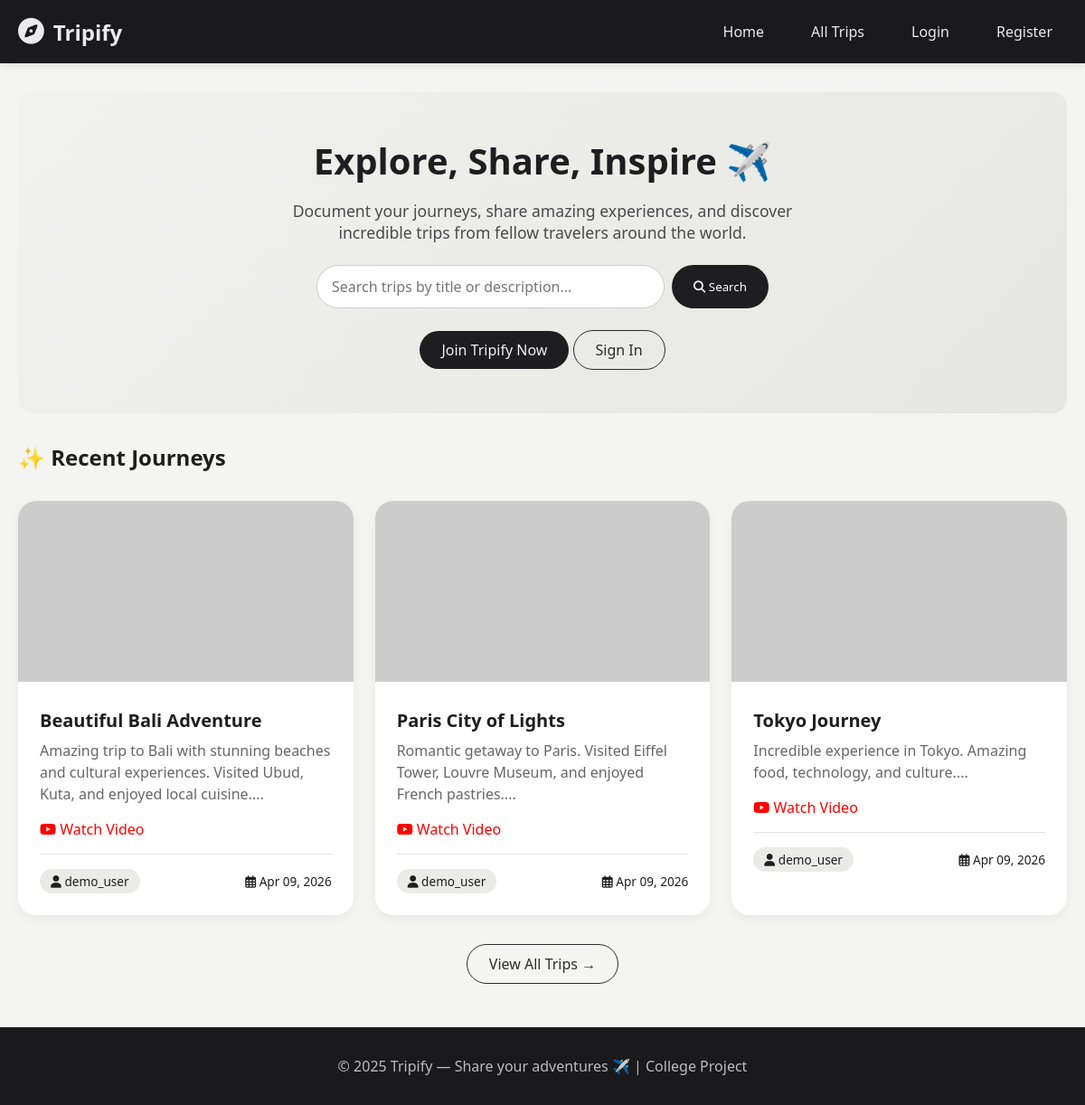
The page / on the database its author committed.
### tables this page shows
CREATE TABLE IF NOT EXISTS trips (
    id INT AUTO_INCREMENT PRIMARY KEY,
    user_id INT NOT NULL,
    title VARCHAR(120) NOT NULL,
    description TEXT NOT NULL,
    image_url TEXT,
    youtube_link TEXT,
    created_at TIMESTAMP DEFAULT CURRENT_TIMESTAMP,
    FOREIGN KEY (user_id) REFERENCES users(id) ON DELETE CASCADE
);

CREATE TABLE IF NOT EXISTS users (
    id INT AUTO_INCREMENT PRIMARY KEY,
    username VARCHAR(50) UNIQUE NOT NULL,
    email VARCHAR(100) UNIQUE NOT NULL,
    password VARCHAR(255) NOT NULL,
    created_at TIMESTAMP DEFAULT CURRENT_TIMESTAMP
);

### config.php (called while the page is built, shortened)
<?php
function isLoggedIn() {
    return isset($_SESSION['user_id']);
}
?>

### index.php (the view, shortened to what this page needs)
<?php
require_once 'config.php';
$search = isset($_GET['search']) ? trim($_GET['search']) : '';
if (!empty($search)) {
    $stmt = $pdo->prepare("SELECT trips.*, users.username FROM trips JOIN users ON trips.user_id = users.id WHERE trips.title LIKE ? OR trips.description LIKE ? ORDER BY trips.created_at DESC LIMIT 6");
    $search_param = "%$search%";
    $stmt->execute([$search_param, $search_param]);
    $trips = $stmt->fetchAll();
} else {
    $trips = $pdo->query("SELECT trips.*, users.username FROM trips JOIN users ON trips.user_id = users.id ORDER BY trips.created_at DESC")->fetchAll();
}
?>
<!DOCTYPE html>
<html lang="en">
<head>
    <link rel="stylesheet" href="https://cdnjs.cloudflare.com/ajax/libs/font-awesome/6.4.0/css/all.min.css">
    <link rel="stylesheet" href="style.css">
</head>
<body>
    <nav class="navbar">
        <div class="navbar-container">
            <a href="index.php" class="navbar-brand">
                <i class="fas fa-compass"></i>
                <span>Tripify</span>
            </a>
            <div class="nav-menu">
                <a href="index.php" class="nav-link">Home</a>
                <a href="trips.php" class="nav-link">All Trips</a>
                <?php if (isLoggedIn()): ?>
                    <a href="create_trip.php" class="nav-link">+ Post Trip</a>
                    <div class="user-greeting">
                        <i class="fas fa-user-circle"></i>
                        <span><?php echo htmlspecialchars($_SESSION['username']); ?></span>
                    </div>
                    <a href="logout.php" class="btn-logout">Logout</a>
                <?php else: ?>
                    <a href="login.php" class="nav-link">Login</a>
                    <a href="register.php" class="nav-link">Register</a>
                <?php endif; ?>
            </div>
        </div>
    </nav>
    <div class="container">
        <div class="hero-section">
            <h1>Explore, Share, Inspire ✈️</h1>
            <p>Document your journeys, share amazing experiences, and discover incredible trips from fellow travelers around the world.</p>
            <div class="search-bar">
                <form method="GET" action="index.php">
                    <input type="text" name="search" placeholder="Search trips by title or description..." value="<?php echo htmlspecialchars($search); ?>">
                    <button type="submit"><i class="fas fa-search"></i> Search</button>
                </form>
            </div>
            <?php if (!isLoggedIn()): ?>
                <div style="margin-top: 1.5rem;">
                    <a href="register.php" class="btn btn-primary">Join Tripify Now</a>
                    <a href="login.php" class="btn btn-outline">Sign In</a>
                </div>
            <?php else: ?>
                <div style="margin-top: 1.5rem;">
                    <a href="create_trip.php" class="btn btn-primary">Share Your Trip</a>
                </div>
            <?php endif; ?>
        </div>
        <h2 style="margin-bottom: 1rem;">✨ <?php echo $search ? 'Search Results' : 'Recent Journeys'; ?></h2>
        <div class="trips-grid">
            <?php
            $displayTrips = $search ? $trips : array_slice($trips, 0, 3);
            if (count($displayTrips) > 0):
                foreach ($displayTrips as $trip):
            ?>
                <div class="card">
                    <?php
                    $image_path = $trip['image_url'];
                    $image_exists = false;
                    if ($image_path && file_exists($image_path)) {
                        $image_exists = true;
                    } elseif ($image_path && filter_var($image_path, FILTER_VALIDATE_URL)) {
                        $image_exists = true;
                    }
                    ?>
                    <?php if ($image_exists): ?>
                        <img src="<?php echo htmlspecialchars($trip['image_url']); ?>" class="card-image" alt="Trip image" onerror="this.src='https://placehold.co/600x400/eaeae8/1e1e20?text=No+Image'">
                    <?php else: ?>
                        <div class="card-image" style="display: flex; align-items: center; justify-content: center; background: #eaeae8;">
                            <i class="fas fa-image" style="font-size: 3rem; color: #999;"></i>
                        </div>
                    <?php endif; ?>
                    <div class="card-content">
                        <h3 class="card-title"><?php echo htmlspecialchars($trip['title']); ?></h3>
                        <p class="card-description"><?php echo htmlspecialchars(substr($trip['description'], 0, 120)); ?>...</p>
                        <?php if ($trip['youtube_link']): ?>
                            <a href="<?php echo htmlspecialchars($trip['youtube_link']); ?>" target="_blank" style="color: #ff0000; text-decoration: none;">
                                <i class="fab fa-youtube"></i> Watch Video
                            </a>
                        <?php endif; ?>
                        <div class="card-meta">
                            <span class="user-badge">
                                <i class="fas fa-user"></i> <?php echo htmlspecialchars($trip['username']); ?>
                            </span>
                            <span><i class="far fa-calendar-alt"></i> <?php echo date('M d, Y', strtotime($trip['created_at'])); ?></span>
                        </div>
                    </div>
                </div>
            <?php
                endforeach;
            endif; ?>
        </div>
        <?php if (!$search && count($trips) > 3): ?>
            <div style="text-align: center; margin-top: 2rem;">
                <a href="trips.php" class="btn btn-outline">View All Trips →</a>
            </div>
        <?php endif; ?>
    </div>
    <footer class="footer">
        <p>© 2025 Tripify — Share your adventures ✈️ | College Project</p>
    </footer>
</body>
</html>

### style.css (style rules this page uses)
* { margin: 0; padding: 0; box-sizing: border-box; font-family: 'Segoe UI', Tahoma, Geneva, Verdana, sans-serif; }
body { background: #f4f4f2; color: #1e1e1e; }
.navbar { background-color: #1a1a1c; padding: 1rem 0; position: sticky; top: 0; z-index: 1000; box-shadow: 0 2px 10px rgba(0,0,0,0.1); }
.navbar-container { max-width: 1200px; margin: 0 auto; padding: 0 20px; display: flex; justify-content: space-between; align-items: center; }
.navbar-brand { color: #eaeaea; font-size: 1.5rem; font-weight: 600; text-decoration: none; display: flex; align-items: center; gap: 10px; }
.navbar-brand i { font-size: 1.8rem; }
.nav-menu { display: flex; gap: 20px; align-items: center; }
.nav-link { color: #eaeaea; text-decoration: none; padding: 8px 16px; border-radius: 8px; transition: all 0.3s; }
.container { max-width: 1200px; margin: 0 auto; padding: 0 20px; min-height: calc(100vh - 200px); }
.hero-section { background: linear-gradient(135deg, #f1f1ef 0%, #e6e6e2 100%); border-radius: 1rem; padding: 3rem; margin: 2rem 0; text-align: center; }
.hero-section h1 { font-size: 2.5rem; margin-bottom: 1rem; color: #1e1e20; }
.hero-section p { font-size: 1.1rem; color: #4a4a4a; max-width: 600px; margin: 0 auto 1.5rem; }
.btn { padding: 10px 24px; border-radius: 2rem; border: none; cursor: pointer; font-size: 1rem; text-decoration: none; display: inline-block; transition: all 0.3s; }
.btn-primary { background-color: #1e1e20; color: #f0f0f0; }
.btn-outline { border: 1px solid #2c2c2e; color: #2c2c2e; background: transparent; }
.trips-grid { display: grid; grid-template-columns: repeat(auto-fill, minmax(350px, 1fr)); gap: 1.5rem; margin-top: 2rem; }
.card { background: white; border-radius: 1.25rem; overflow: hidden; box-shadow: 0 4px 12px rgba(0, 0, 0, 0.05); transition: transform 0.2s, box-shadow 0.2s; }
.card-image { width: 100%; height: 200px; object-fit: cover; background: #f0f0ed; }
.card-content { padding: 1.5rem; }
.card-title { font-size: 1.25rem; font-weight: 600; margin-bottom: 0.5rem; color: #1e1e20; }
.card-description { color: #666; line-height: 1.5; margin-bottom: 1rem; }
.card-meta { display: flex; justify-content: space-between; align-items: center; margin-top: 1rem; padding-top: 1rem; border-top: 1px solid #e2e2e0; font-size: 0.85rem; }
.user-badge { background: #eaeae8; padding: 4px 12px; border-radius: 20px; color: #1e1e20; }
.footer { background-color: #1a1a1c; color: #bcbcbc; text-align: center; padding: 2rem; margin-top: 3rem; }

### index.php (style rules this page uses)
.search-bar { max-width: 500px; margin: 1rem auto 0; }
.search-bar form { display: flex; gap: 0.5rem; }
.search-bar input { flex: 1; padding: 12px 16px; border: 1px solid #cdcdca; border-radius: 2rem; font-size: 1rem; }
.search-bar button { padding: 12px 24px; background: #1e1e20; color: white; border: none; border-radius: 2rem; cursor: pointer; }

### rows shown on the page
trips: title "Beautiful Bali Adventure", description "Amazing trip to Bali with stunning beaches and cultural experiences. Visited Ubud, Kuta, and enjoyed local cuisine.", user.username "demo_user", created_at "Apr 09, 2026"
trips: title "Paris City of Lights", description "Romantic getaway to Paris. Visited Eiffel Tower, Louvre Museum, and enjoyed French pastries.", user.username "demo_user", created_at "Apr 09, 2026"
trips: title "Tokyo Journey", description "Incredible experience in Tokyo. Amazing food, technology, and culture.", user.username "demo_user", created_at "Apr 09, 2026"
